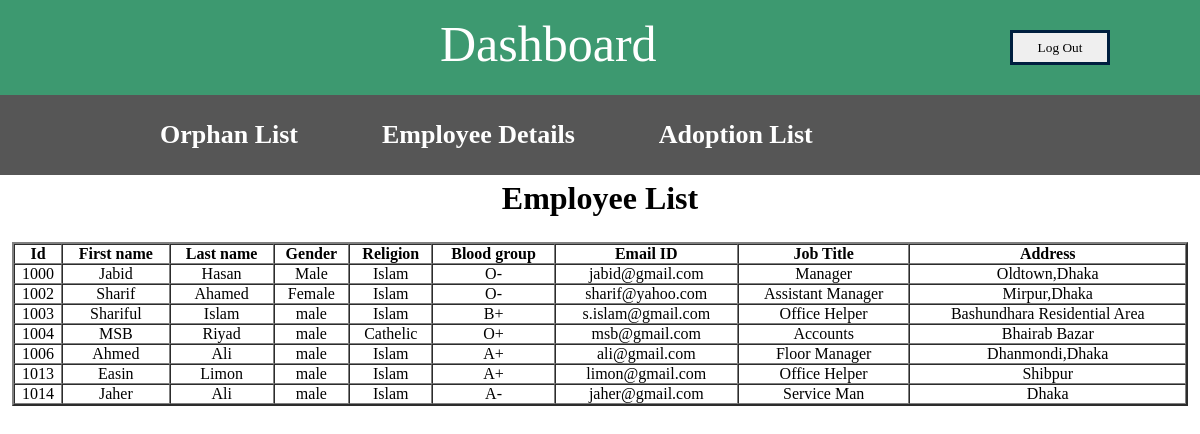
Page /orphan/index.php/e_employeepage/employee_table on the committed database.
### tables this page shows
CREATE TABLE `employee` (
  `employee_id` int(5) UNSIGNED NOT NULL,
  `first_name` varchar(200) NOT NULL,
  `last_name` varchar(200) NOT NULL,
  `date_of_birth` date NOT NULL,
  `gender` varchar(10) NOT NULL,
  `nid_number` char(25) NOT NULL,
  `religion` varchar(30) NOT NULL,
  `blood_group` varchar(10) NOT NULL,
  `address` text NOT NULL,
  `contact_number` char(25) NOT NULL,
  `email_id` varchar(100) DEFAULT NULL,
  `father_name` varchar(200) NOT NULL,
  `mother_name` varchar(200) NOT NULL,
  `salary` int(11) NOT NULL,
  `hire_date` date NOT NULL,
  `job_title` varchar(30) NOT NULL,
  `username` varchar(25) DEFAULT NULL,
  `password` varchar(25) DEFAULT NULL,
  `special_case` text
);

### orphan/application/controllers/e_employeepage.php (called while the page is built, shortened)
<?php
class E_employeepage extends MY_Controller {
	public function employee_table()
	{	$this->load->model('employeeModel');
	$data['employee_list']=$this->employeeModel->em_getEmployee();
		$this->load->view('e_employee_list',$data);
	}
}

### orphan/index.php (called while the page is built, shortened)
<?php
require_once BASEPATH.'core/CodeIgniter.php';

### orphan/application/models/employeeModel.php (called while the page is built, shortened)
<?php
class EmployeeModel extends CI_Model {
         public function em_getEmployee(){
                $this->db->select('employee_id,first_name,last_name,gender,religion,blood_group,job_title,email_id,address');
                $this->db->from('employee');
                return $this->db->get()->result_array();
        }
}

### orphan/application/views/e_employee_list.php (the view, shortened to what this page needs)
<!DOCTYPE html>
<html lang="en">
<head>
	<?= link_tag('assets/css/style.css')?>
</head>
<body>
	<div class="head1">
		<div class="head2">
			<a href="<?= base_url('logInPage/employee_logout')?>"><button>Log Out</button></a>
				<div class="head3">
					<a href="<?= base_url('employee_optionpage/employee_dashboard')?>">Dashboard</a>
				</div>
		</div>
	</div>
	<div class="menu">
		<div class="optionmenu">
			<ul>
				<li><a href="<?= base_url('e_orphanpage/orphan_table')?>">Orphan List</a></li>
				<li><a href="<?= base_url('e_employeepage/employee_table')?>">Employee Details</a></li>
				<li><a href="<?= base_url('e_adoptionpage/adoption_table')?>">Adoption List</a></li>
				<li><a href="<?= base_url('e_volunteerpage/volunteer_table')?>">Volunteer List</a></li>
			</ul>
		</div>
	</div>
<div class="container">
		<h1>Employee List</h1>
		<div class ="body">
				<div class="table">
					<table style="width:100%" border="2px" cellspacing="0px" cellpadding="2px">
						<thead>
						    <th>Id</th>
						    <th>First name</th>
						    <th>Last name</th>
						    <th>Gender</th>
						    <th>Religion</th>
						    <th>Blood group</th>
						    <th>Email ID</th>
						    <th>Job Title</th>
						    <th>Address</th>
						</thead>
						<tbody>
					  		<?php foreach ($employee_list as $row){?>
						  <tr>
						    <td><?php echo $row['employee_id'];?></td>
						    <td><?php echo $row['first_name'];?></td>
						    <td><?php echo $row['last_name'];?></td>
						    <td><?php echo $row['gender'];?></td>
						    <td><?php echo $row['religion'];?></td>
						    <td><?php echo $row['blood_group'];?></td>
						    <td><?php echo $row['email_id'];?></td>
						    <td><?php echo $row['job_title'];?></td>
						    <td><?php echo $row['address'];?></td>
						  </tr>
						    <?php } ?>
					  </tbody>
					</table>
				</div>
  	</div>
</div>
</body>
</html>

### orphan/assets/css/style.css (style rules this page uses)
* { margin: 0px; padding: 0px; font-family: tahoma; }
a { text-decoration: none; }
.head1 { height: 90px; width: 100%; background-color: #3d9970; margin: auto; padding-bottom: 5px; }
.head2 { width: 90%; margin:auto; }
.head2 a button { float: right; height: 35px; width: 100px; margin: 30px; border: 3px solid #001f3f; }
.whoClass p,h1 { text-align: center; color: black; font-family: ubuntu; padding: 5px; }
.mission p,h1 { text-align: center; color: black; font-family: ubuntu; padding: 5px; }
.head3 { width: 50%; margin: auto; float: right; }
.head3 a { font-size: 50px; color: white; padding-top: 15px; display: inline-block; }
.menu { background-color: #565656; height: 80px; width: 100%; }
.optionmenu { height: 70px; width: 80%; margin: auto; }
.optionmenu ul { list-style: none; }
.optionmenu ul li { display: inline-block; }
.optionmenu ul li a { color: white; font-family: Baskerville Old Face; display: inline-block; font-size: 26px; padding: 25px 40px; font-weight: bold; }
.body { width: 98%; padding-top: 20px; margin: auto; }
.table { padding-bottom: 100px; }
.table table tbody td { text-align: center; }

### rows in the picture
employee: employee_id "1000", first_name "Jabid", last_name "Hasan", gender "Male", religion "Islam", blood_group "O-", email "jabid@gmail.com", job_title "Manager", address "Oldtown,Dhaka"
employee: employee_id "1002", first_name "Sharif", last_name "Ahamed", gender "Female", religion "Islam", blood_group "O-", email "sharif@yahoo.com", job_title "Assistant Manager", address "Mirpur,Dhaka"
employee: employee_id "1003", first_name "Shariful", last_name "Islam", gender "male", religion "Islam", blood_group "B+", email "s.islam@gmail.com", job_title "Office Helper", address "Bashundhara Residential Area"
employee: employee_id "1004", first_name "MSB", last_name "Riyad", gender "male", religion "Cathelic", blood_group "O+", email "msb@gmail.com", job_title "Accounts", address "Bhairab Bazar"
employee: employee_id "1006", first_name "Ahmed", last_name "Ali", gender "male", religion "Islam", blood_group "A+", email "ali@gmail.com", job_title "Floor Manager", address "Dhanmondi,Dhaka"
employee: employee_id "1013", first_name "Easin", last_name "Limon", gender "male", religion "Islam", blood_group "A+", email "limon@gmail.com", job_title "Office Helper", address "Shibpur"
employee: employee_id "1014", first_name "Jaher", last_name "Ali", gender "male", religion "Islam", blood_group "A-", email "jaher@gmail.com", job_title "Service Man", address "Dhaka"
